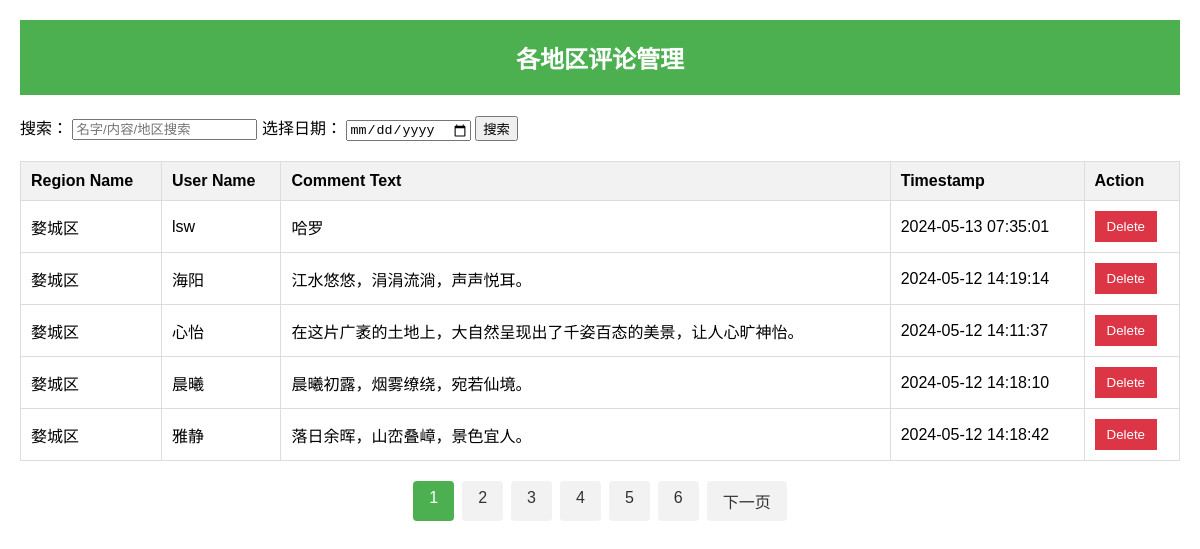
The app's page /ternaiml_manger/region_comment.php with its own data.
### tables this page shows
CREATE TABLE `region_comments` (
  `comment_id` int(11) NOT NULL,
  `region_id` int(11) DEFAULT NULL,
  `user_id` int(11) DEFAULT NULL,
  `user_name` varchar(50) DEFAULT NULL,
  `comment_text` text,
  `timestamp` timestamp NOT NULL DEFAULT CURRENT_TIMESTAMP
);

CREATE TABLE `regions` (
  `region_id` int(11) NOT NULL,
  `name` varchar(255) DEFAULT NULL,
  `description` text,
  `image_url` varchar(255) DEFAULT NULL
);

CREATE TABLE `users` (
  `id` int(10) UNSIGNED NOT NULL,
  `username` varchar(20) NOT NULL,
  `password` varchar(255) NOT NULL,
  `img` varchar(255) NOT NULL DEFAULT 'moren.gif',
  `sex` tinyint(3) UNSIGNED NOT NULL DEFAULT '1'
);

### ternaiml_manger/region_comment.php (the view, shortened to what this page needs)
<?php
require "config.php";
$commentsPerPage = 5;
$currentPage = isset($_GET['page']) ? $_GET['page'] : 1;
$offset = ($currentPage - 1) * $commentsPerPage;
$countSql = "SELECT COUNT(*) as total FROM region_comments c
             JOIN users u ON c.user_id = u.id
             JOIN regions r ON c.region_id = r.region_id";
$countResult = $conn->query($countSql);
$totalComments = $countResult->fetch_assoc()['total'];
$totalPages = ceil($totalComments / $commentsPerPage);
$sql = "SELECT c.comment_id, c.region_id, c.user_id, u.username, r.name as region_name, c.comment_text, c.timestamp
        FROM region_comments c
        JOIN users u ON c.user_id = u.id
        JOIN regions r ON c.region_id = r.region_id";
$sql .= " LIMIT $commentsPerPage OFFSET $offset";
$result = $conn->query($sql);
?>
<!DOCTYPE html>
<html lang="en">
<head>
    <link rel="stylesheet" href="./css/region_comment.css">
</head>
<body>
    <h2>各地区评论管理</h2>
    <form method="GET" action="">
        <label for="search">搜索：</label>
        <input type="text" id="search" placeholder="名字/内容/地区搜索" name="search" />
        <label for="date">选择日期：</label>
        <input type="date" id="date" name="date" />
        <input type="submit" value="搜索" />
    </form>
    <table>
        <thead>
            <tr>
                <th>Region Name</th>
                <th>User Name</th>
                <th>Comment Text</th>
                <th>Timestamp</th>
                <th>Action</th>
            </tr>
        </thead>
        <tbody>
            <?php
            while ($comment = $result->fetch_assoc()) {
                echo '<tr>';
                echo '<td>' . $comment['region_name'] . '</td>';
                echo '<td>' . $comment['username'] . '</td>';
                echo '<td>' . $comment['comment_text'] . '</td>';
                echo '<td>' . $comment['timestamp'] . '</td>';
                echo '<td>';
                echo '<button class="delete-button" data-comment-id="' . $comment['comment_id'] . '">Delete</button>';
                echo '</td>';
                echo '</tr>';
            }
            ?>
        </tbody>
    </table>
    <div class="pagination">
        <?php
        for ($i = 1; $i <= $totalPages; $i++) {
            $class = ($i == $currentPage) ? 'selected' : '';
            echo '<a href="?page=' . $i . '" class="' . $class . '">' . $i . '</a>';
        }
        if ($currentPage < $totalPages) {
            echo '<a href="?page=' . ($currentPage + 1) . '">下一页</a>';
        }
        ?>
    </div>
</body>
</html>

### ternaiml_manger/css/region_comment.css (style rules this page uses)
body { font-family: 'Arial', sans-serif; margin: 20px; }
table { width: 100%; border-collapse: collapse; margin-top: 20px; }
table, th, td { border: 1px solid #ddd; }
h2 { color: #333; text-align: center; padding: 20px; background-color: #4CAF50; color: white; }
th, td { padding: 10px; text-align: left; }
th { background-color: #f2f2f2; }
.delete-button { background-color: #dc3545; color: #fff; border: none; padding: 8px 12px; cursor: pointer; }
.pagination { display: flex; justify-content: center; margin-top: 20px; }
.pagination a { padding: 8px 16px; margin: 0 4px; text-decoration: none; color: #333; background-color: #f2f2f2; border-radius: 4px; transition: background-color 0.3s; }
.pagination a.active, .pagination a.selected { background-color: #4CAF50; color: white; }

### records on screen
region_comments: region.name "婺城区", user.username "lsw", comment_text "哈罗", timestamp "2024-05-13 07:35:01"
region_comments: region.name "婺城区", user.username "海阳", comment_text "江水悠悠，涓涓流淌，声声悦耳。", timestamp "2024-05-12 14:19:14"
region_comments: region.name "婺城区", user.username "心怡", comment_text "在这片广袤的土地上，大自然呈现出了千姿百态的美景，让人心旷神怡。", timestamp "2024-05-12 14:11:37"
region_comments: region.name "婺城区", user.username "晨曦", comment_text "晨曦初露，烟雾缭绕，宛若仙境。", timestamp "2024-05-12 14:18:10"
region_comments: region.name "婺城区", user.username "雅静", comment_text "落日余晖，山峦叠嶂，景色宜人。", timestamp "2024-05-12 14:18:42"
